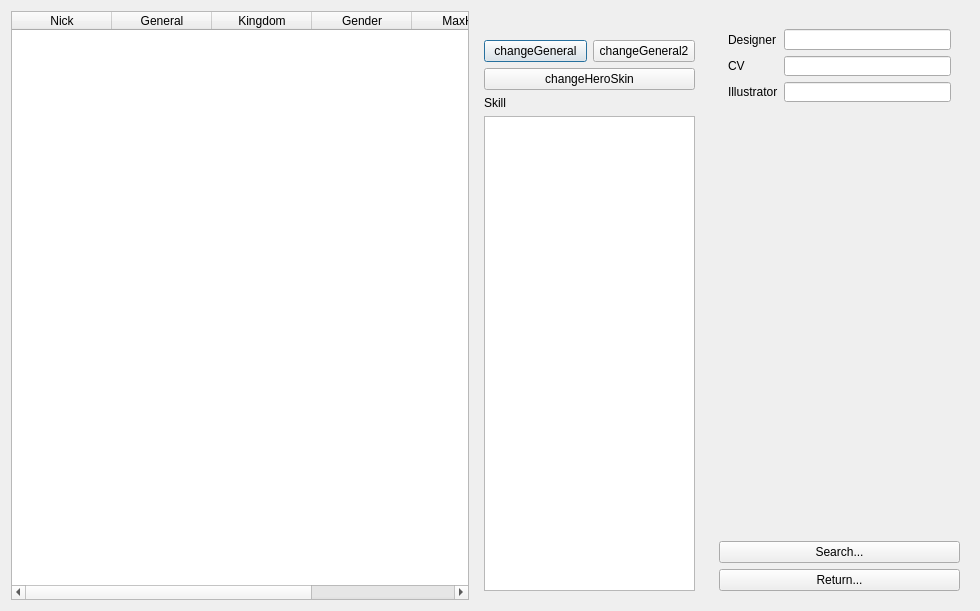
<?xml version="1.0" encoding="UTF-8"?>
<ui version="4.0">
 <class>GeneralOverview</class>
 <widget class="QDialog" name="GeneralOverview">
  <property name="windowModality">
   <enum>Qt::NonModal</enum>
  </property>
  <property name="geometry">
   <rect>
    <x>0</x>
    <y>0</y>
    <width>980</width>
    <height>611</height>
   </rect>
  </property>
  <property name="minimumSize">
   <size>
    <width>980</width>
    <height>611</height>
   </size>
  </property>
  <property name="baseSize">
   <size>
    <width>0</width>
    <height>0</height>
   </size>
  </property>
  <property name="windowTitle">
   <string>General Overview</string>
  </property>
  <layout class="QHBoxLayout" name="horizontalLayout_2">
   <item>
    <widget class="QTableWidget" name="tableWidget">
     <property name="editTriggers">
      <set>QAbstractItemView::NoEditTriggers</set>
     </property>
     <property name="selectionMode">
      <enum>QAbstractItemView::SingleSelection</enum>
     </property>
     <property name="selectionBehavior">
      <enum>QAbstractItemView::SelectRows</enum>
     </property>
     <property name="sortingEnabled">
      <bool>true</bool>
     </property>
     <column>
      <property name="text">
       <string>Nick</string>
      </property>
     </column>
     <column>
      <property name="text">
       <string>General</string>
      </property>
     </column>
     <column>
      <property name="text">
       <string>Kingdom</string>
      </property>
     </column>
     <column>
      <property name="text">
       <string>Gender</string>
      </property>
     </column>
     <column>
      <property name="text">
       <string>MaxHP</string>
      </property>
     </column>
     <column>
      <property name="text">
       <string>Package</string>
      </property>
     </column>
    </widget>
   </item>
   <item>
    <layout class="QHBoxLayout" name="horizontalLayout">
     <item>
      <widget class="QFrame" name="frame">
       <layout class="QVBoxLayout" name="verticalLayout_2">
        <item>
         <widget class="QLabel" name="generalPhoto">
          <property name="text">
           <string/>
          </property>
          <property name="pixmap">
           <pixmap>../image/generals/card/caocao.jpg</pixmap>
          </property>
         </widget>
        </item>
        <item>
         <layout class="QHBoxLayout" name="changeGeneralButtonLayout">
          <property name="sizeConstraint">
           <enum>QLayout::SetFixedSize</enum>
          </property>
          <property name="leftMargin">
           <number>0</number>
          </property>
          <property name="bottomMargin">
           <number>0</number>
          </property>
          <item>
           <widget class="QPushButton" name="changeGeneralButton">
            <property name="text">
             <string>changeGeneral</string>
            </property>
           </widget>
          </item>
          <item>
           <widget class="QPushButton" name="changeGeneral2Button">
            <property name="text">
             <string>changeGeneral2</string>
            </property>
           </widget>
          </item>
         </layout>
        </item>
        <item>
         <widget class="QPushButton" name="changeHeroSkinButton">
          <property name="text">
           <string>changeHeroSkin</string>
          </property>
         </widget>
        </item>
        <item>
         <widget class="QLabel" name="skillLabel">
          <property name="text">
           <string>Skill</string>
          </property>
         </widget>
        </item>
        <item>
         <widget class="QTextEdit" name="skillTextEdit">
          <property name="maximumSize">
           <size>
            <width>211</width>
            <height>16777215</height>
           </size>
          </property>
          <property name="readOnly">
           <bool>true</bool>
          </property>
         </widget>
        </item>
       </layout>
      </widget>
     </item>
     <item>
      <widget class="QFrame" name="frame2">
       <layout class="QVBoxLayout" name="verticalLayout">
        <item>
         <widget class="QFrame" name="frame1">
          <property name="minimumSize">
           <size>
            <width>241</width>
            <height>0</height>
           </size>
          </property>
          <property name="maximumSize">
           <size>
            <width>271</width>
            <height>91</height>
           </size>
          </property>
          <layout class="QGridLayout" name="gridLayout">
           <item row="1" column="1">
            <widget class="QLineEdit" name="cvLineEdit">
             <property name="frame">
              <bool>true</bool>
             </property>
             <property name="alignment">
              <set>Qt::AlignRight|Qt::AlignTrailing|Qt::AlignVCenter</set>
             </property>
             <property name="readOnly">
              <bool>true</bool>
             </property>
            </widget>
           </item>
           <item row="1" column="0">
            <widget class="QLabel" name="cvLabel">
             <property name="text">
              <string>CV</string>
             </property>
            </widget>
           </item>
           <item row="0" column="1">
            <widget class="QLineEdit" name="designerLineEdit">
             <property name="alignment">
              <set>Qt::AlignRight|Qt::AlignTrailing|Qt::AlignVCenter</set>
             </property>
             <property name="readOnly">
              <bool>true</bool>
             </property>
            </widget>
           </item>
           <item row="0" column="0">
            <widget class="QLabel" name="designerLabel">
             <property name="text">
              <string>Designer</string>
             </property>
            </widget>
           </item>
           <item row="2" column="0">
            <widget class="QLabel" name="illustratorLabel">
             <property name="text">
              <string>Illustrator</string>
             </property>
            </widget>
           </item>
           <item row="2" column="1">
            <widget class="QLineEdit" name="illustratorLineEdit">
             <property name="frame">
              <bool>true</bool>
             </property>
             <property name="alignment">
              <set>Qt::AlignRight|Qt::AlignTrailing|Qt::AlignVCenter</set>
             </property>
             <property name="readOnly">
              <bool>true</bool>
             </property>
            </widget>
           </item>
          </layout>
         </widget>
        </item>
        <item>
         <widget class="QScrollArea" name="scrollArea">
          <property name="maximumSize">
           <size>
            <width>271</width>
            <height>16777215</height>
           </size>
          </property>
          <property name="frameShape">
           <enum>QFrame::NoFrame</enum>
          </property>
          <property name="widgetResizable">
           <bool>true</bool>
          </property>
          <widget class="QWidget" name="scrollAreaWidgetContents">
           <property name="geometry">
            <rect>
             <x>0</x>
             <y>0</y>
             <width>241</width>
             <height>419</height>
            </rect>
           </property>
          </widget>
         </widget>
        </item>
        <item>
         <widget class="QPushButton" name="searchButton">
          <property name="text">
           <string>Search...</string>
          </property>
         </widget>
        </item>
        <item>
         <widget class="QPushButton" name="returnButton">
          <property name="text">
           <string>Return...</string>
          </property>
         </widget>
        </item>
       </layout>
      </widget>
     </item>
    </layout>
   </item>
  </layout>
 </widget>
 <resources/>
 <connections/>
</ui>
